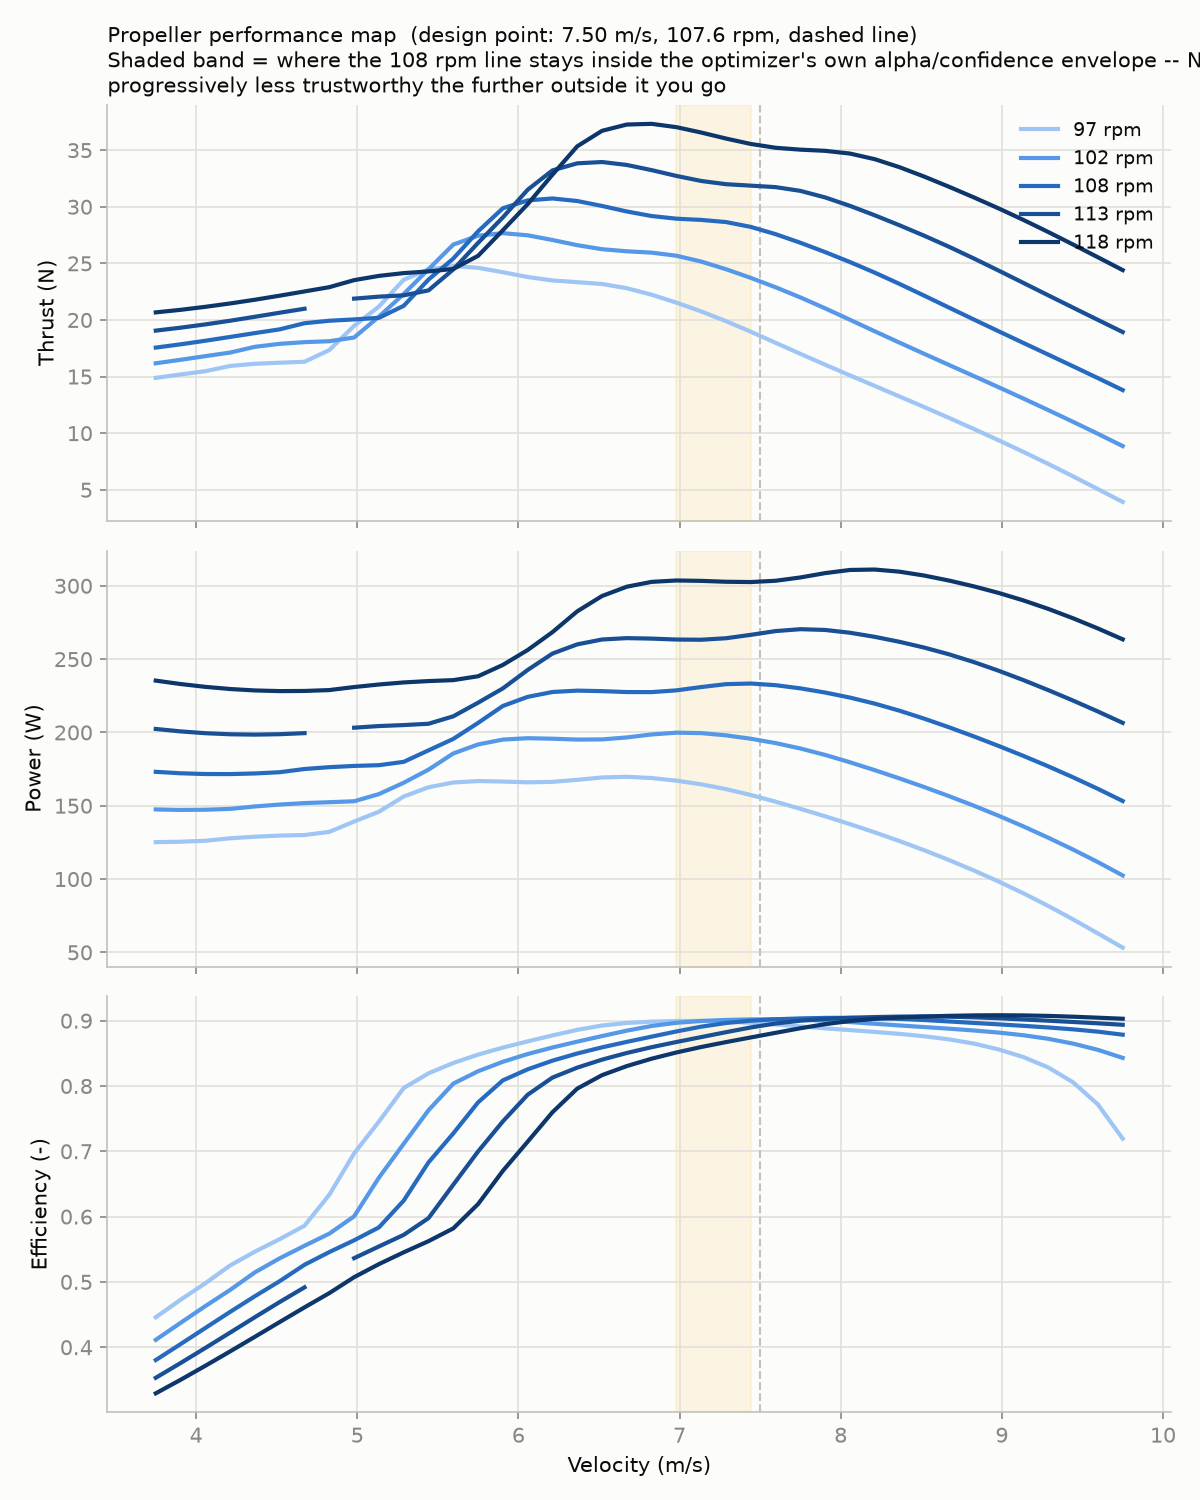

Python code for this plot:
"""Off-design performance map for the already-optimized propeller: thrust,
power, and efficiency across a range of flight speeds, at several RPM
lines spanning plausible pilot-cadence variation around the optimized
cruise design point. This is the propeller's own performance envelope,
not full aircraft climb/descent/takeoff performance (that would need
aircraft mass, a drag polar, and a pilot power-output model, none of
which exist in this project).

Uses NeuralFoil (not XFoil) since this sweeps many operating points and
needs to be fast -- the same aero model the optimizer itself trusted.

Caveats:
- Low-speed/static thrust: BEM.py's velocity triangle (Vax = V*(1+a))
  degenerates as V -> 0, so this sweep stays at a moderate fraction of
  cruise speed and does not predict true static (V=0) thrust.
- The optimizer only enforced its alpha/analysis_confidence bounds at the
  single cruise design point. Away from that point, some stations may sit
  outside NeuralFoil's trusted region -- flagged on the plot as a shaded
  band, not silently trusted.

Usage: python propeller_performance_map.py [path/to/optimized_prop.csv]
"""
import sys
from concurrent.futures import ThreadPoolExecutor, TimeoutError as FutureTimeoutError

import aerosandbox.numpy as np
import matplotlib.pyplot as plt

from geometry import load_prop_csv
from BEM import BEMAnalysis

DEFAULT_CSV = "optimized_prop.csv"

# Same thresholds main.py's optimizer enforces at the design point -- keep
# these in sync with main.py's USER CONFIGURATION if you change them there.
ALPHA_MIN_DEG, ALPHA_MAX_DEG = -4, 10
MIN_ANALYSIS_CONFIDENCE = 0.9

N_VELOCITY_POINTS = 40
# Kept away from very-low-speed/high-rpm corners, where alpha runs deep
# into stall and the resulting hard-to-converge solve can take much longer
# per point. SOLVE_TIMEOUT_S is a backstop against any point that's still slow.
V_FRACTION_RANGE = (0.5, 1.3)                     # of the loaded design-point velocity
RPM_FRACTIONS = [0.90, 0.95, 1.00, 1.05, 1.10]    # of the loaded design-point rpm
SOLVE_TIMEOUT_S = 5.0

# Sequential blue, light -> dark: RPM lines are an ordered quantity (pilot
# cadence), not unrelated categories.
RPM_LINE_COLORS = ["#9ec5f4", "#5598e7", "#256abf", "#184f95", "#0d366b"]
WARNING_COLOR = "#fab219"   # reserved for the trusted-envelope band, never a series color
SURFACE = "#fcfcfb"
GRID_COLOR = "#e1e0d9"
AXIS_COLOR = "#c3c2b7"
MUTED_TEXT = "#898781"
PRIMARY_TEXT = "#0b0b0b"


def _in_envelope(results):
    """True if every station's alpha/analysis_confidence stayed inside
    the same envelope the optimizer itself enforced at the design point.
    """
    for sec in results["sections"]:
        alpha = float(sec["alpha_deg"])
        confidence = float(sec["analysis_confidence"])
        if not (ALPHA_MIN_DEG <= alpha <= ALPHA_MAX_DEG) or confidence < MIN_ANALYSIS_CONFIDENCE:
            return False
    return True


def build_performance_map(csv_filepath=DEFAULT_CSV):
    prop, design_rpm, design_velocity, rho, mu = load_prop_csv(csv_filepath)

    v_min = V_FRACTION_RANGE[0] * design_velocity
    v_max = V_FRACTION_RANGE[1] * design_velocity
    velocities = np.linspace(v_min, v_max, N_VELOCITY_POINTS)
    rpms = [f * design_rpm for f in RPM_FRACTIONS]

    data = {rpm: {"thrust": [], "power": [], "efficiency": [], "in_envelope": []} for rpm in rpms}

    for v in velocities:
        # Velocity is baked into BEMAnalysis's CasADi graph at construction
        # (unlike rpm/Omega, which is a runtime rootfinder argument) -- so
        # build the graph ONCE per velocity and reuse it across all RPM
        # lines by just mutating .omega, instead of rebuilding per (v, rpm).
        analysis = BEMAnalysis(propeller=prop, rpm=rpms[0], velocity=float(v), rho=rho, mu=mu)
        for rpm in rpms:
            analysis.omega = rpm * 2 * np.pi / 60
            try:
                # Fresh, single-use executor per point, shut down with
                # wait=False: bounds how long one slow solve can block the
                # sweep without leaving a stuck point queued behind others.
                executor = ThreadPoolExecutor(max_workers=1)
                future = executor.submit(analysis.run)
                try:
                    results = future.result(timeout=SOLVE_TIMEOUT_S)
                finally:
                    executor.shutdown(wait=False)
                thrust = float(results["thrust"])
                power = float(results["power"])
                efficiency = float(results["efficiency"])
                ok = _in_envelope(results)
            except FutureTimeoutError:
                print(f"  v={float(v):.2f} m/s, rpm={rpm:.0f}: solve exceeded "
                      f"{SOLVE_TIMEOUT_S:.0f}s -- skipped")
                thrust = power = efficiency = float("nan")
                ok = False
            except Exception:
                thrust = power = efficiency = float("nan")
                ok = False
            data[rpm]["thrust"].append(thrust)
            data[rpm]["power"].append(power)
            data[rpm]["efficiency"].append(efficiency)
            data[rpm]["in_envelope"].append(ok)

    return velocities, rpms, data, design_rpm, design_velocity


def plot_performance_map(velocities, rpms, data, design_rpm, design_velocity,
                          save_path="propeller_performance_map.png"):
    fig, axes = plt.subplots(3, 1, figsize=(8, 10), sharex=True)
    fig.patch.set_facecolor(SURFACE)

    quantities = [("thrust", "Thrust (N)"), ("power", "Power (W)"), ("efficiency", "Efficiency (-)")]

    # "In envelope" is the rare case here -- only a narrow band near the
    # design point -- so shade that trusted band instead of marking every
    # untrusted point (which would bury the chart).
    closest_rpm = min(rpms, key=lambda r: abs(r - design_rpm))
    ref_env = data[closest_rpm]["in_envelope"]
    trusted_v = [v for v, ok in zip(velocities, ref_env) if ok]

    for ax, (key, ylabel) in zip(axes, quantities):
        ax.set_facecolor(SURFACE)
        ax.grid(True, color=GRID_COLOR, linewidth=0.8)
        ax.spines[["top", "right"]].set_visible(False)
        ax.spines["left"].set_color(AXIS_COLOR)
        ax.spines["bottom"].set_color(AXIS_COLOR)
        ax.tick_params(colors=MUTED_TEXT)
        ax.set_ylabel(ylabel, color=PRIMARY_TEXT)
        ax.axvline(design_velocity, color=AXIS_COLOR, linewidth=1, linestyle="--")
        if trusted_v:
            ax.axvspan(min(trusted_v), max(trusted_v), color=WARNING_COLOR, alpha=0.10, zorder=0)

        for rpm, color in zip(rpms, RPM_LINE_COLORS):
            y = data[rpm][key]
            ax.plot(velocities, y, color=color, linewidth=2, label=f"{rpm:.0f} rpm")

    axes[-1].set_xlabel("Velocity (m/s)", color=PRIMARY_TEXT)
    axes[0].legend(loc="upper right", frameon=False, labelcolor=PRIMARY_TEXT, fontsize=9)
    axes[0].set_title(
        f"Propeller performance map  (design point: {design_velocity:.2f} m/s, {design_rpm:.1f} rpm, "
        f"dashed line)\n"
        f"Shaded band = where the {closest_rpm:.0f} rpm line stays inside the optimizer's own "
        f"alpha/confidence envelope -- NeuralFoil is\nprogressively less trustworthy the further "
        f"outside it you go",
        color=PRIMARY_TEXT, fontsize=10, loc="left",
    )

    plt.tight_layout()
    fig.savefig(save_path, dpi=150, facecolor=SURFACE)
    print(f"Saved: {save_path}")
    try:
        plt.show()
    except Exception:
        pass  # no display available -- the saved PNG is still there


def print_summary(velocities, rpms, data, design_rpm, design_velocity):
    print(f"Design point: {design_velocity:.2f} m/s @ {design_rpm:.1f} rpm")
    print(f"Velocity sweep: {velocities[0]:.2f} - {velocities[-1]:.2f} m/s "
          f"({V_FRACTION_RANGE[0]:.0%}-{V_FRACTION_RANGE[1]:.0%} of design velocity)")
    print(f"RPM lines: {', '.join(f'{r:.0f}' for r in rpms)}")
    print()
    # Print the design-rpm row in full, as a quick console-readable table.
    closest_rpm = min(rpms, key=lambda r: abs(r - design_rpm))
    print(f"Detail at {closest_rpm:.0f} rpm (closest sweep line to the design rpm):")
    print(f"{'V (m/s)':>8} {'Thrust (N)':>11} {'Power (W)':>10} {'Efficiency':>11} {'In envelope?':>13}")
    d = data[closest_rpm]
    for i, v in enumerate(velocities):
        flag = "yes" if d["in_envelope"][i] else "NO"
        print(f"{v:8.2f} {d['thrust'][i]:11.2f} {d['power'][i]:10.2f} {d['efficiency'][i]:11.4f} {flag:>13}")


if __name__ == "__main__":
    csv_path = sys.argv[1] if len(sys.argv) > 1 else DEFAULT_CSV
    velocities, rpms, data, design_rpm, design_velocity = build_performance_map(csv_path)
    print_summary(velocities, rpms, data, design_rpm, design_velocity)
    plot_performance_map(velocities, rpms, data, design_rpm, design_velocity)
